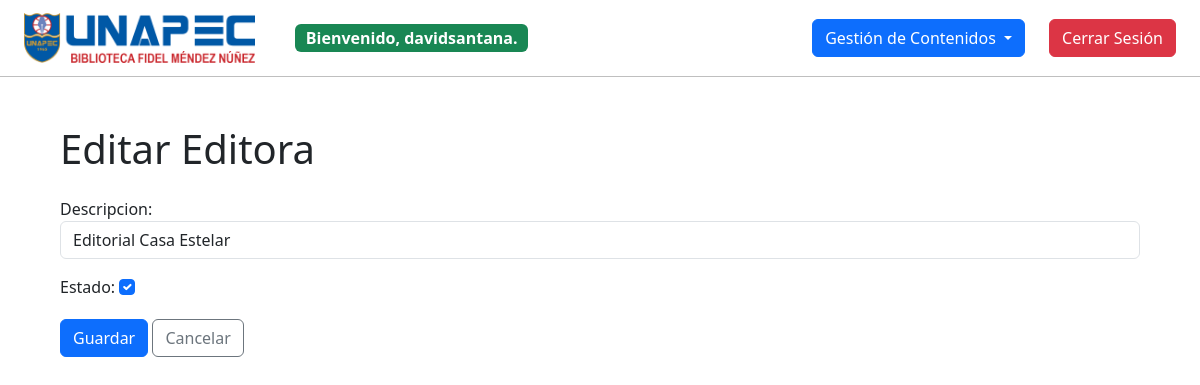
The page /editoras/2/editar/ (signed in) on the database its author committed.
### biblioteca/models.py (models this page shows, shortened)
class User(AbstractUser):
    TIPO_PERSONA_CHOICES = [
        ("F", "Física"),
        ("J", "Jurídica"),
    ]
    cedula = models.CharField(max_length=11, unique=True)
    no_carnet = models.CharField(max_length=10, unique=True)
    tipo_persona = models.CharField(
        max_length=1, choices=TIPO_PERSONA_CHOICES, blank=True, default=""
    )
    estado = models.BooleanField(default=True)
    groups = models.ManyToManyField(
        "auth.Group",
        related_name="biblioteca_user_groups",
        blank=True,
    )
    user_permissions = models.ManyToManyField(
        "auth.Permission",
        related_name="biblioteca_user_permissions",
        blank=True,
    )

class Editora(models.Model):
    descripcion = models.CharField(max_length=255)
    estado = models.BooleanField(default=True)

### biblioteca/views.py (the view)
# urls.py: path("editoras/<int:pk>/editar/", views.editora_update, name="editora_update"),
@login_required
def editora_update(request, pk):
    editora = get_object_or_404(Editora, pk=pk)
    if request.method == "POST":
        form = NewEditoraForm(request.POST, instance=editora)
        if form.is_valid():
            form.save()
            return redirect("editora_list")
    else:
        form = NewEditoraForm(instance=editora)
    return render(request, "biblioteca/editoras/editora_form.html", {"form": form})

### biblioteca/views.py
class NewEditoraForm(ModelForm):
    class Meta:
        model = Editora
        fields = ["descripcion", "estado"]
        widgets = {
            "descripcion": forms.TextInput(attrs={"class": "form-control mb-2"}),
            "estado": forms.CheckboxInput(attrs={"class": "form-check-input mb-2"}),
        }

### biblioteca/templates/biblioteca/editoras/editora_form.html (shortened to what this page needs)
{% extends 'biblioteca/layout.html' %}
{% block body %}
  <div class="container mt-4">
    <h1 class="mb-4">
      {% if form.instance.pk %}Editar{% else %}Agregar{% endif %} Editora
    </h1>
    <form method="post">
      {{ form.as_p }}
      <button type="submit" class="btn btn-primary">Guardar</button>
      <a href="{% url 'editora_list' %}" class="btn btn-outline-secondary"
        >Cancelar</a
      >
    </form>
  </div>
{% endblock %}

### biblioteca/templates/biblioteca/layout.html (shortened to what this page needs)
{% load static %}
<!doctype html>
<html lang="en">
  <head>
    <link
      href="https://cdn.jsdelivr.net/npm/bootstrap@5.3.3/dist/css/bootstrap.min.css"
      rel="stylesheet"
    />
    <link
      rel="stylesheet"
      href="https://cdn.jsdelivr.net/npm/bootstrap-icons@1.11.3/font/bootstrap-icons.min.css"
    />
    <link href="{% static 'biblioteca/styles.css' %}" rel="stylesheet" />
  </head>
  <body>
    <nav
      class="navbar navbar-expand-lg navbar-light bg-white border-bottom border-opacity-25 border-black border-bottom-1 sticky-top"
    >
      <div class="container-fluid px-4">
        <div class="d-flex gap-4">
          <a class="navbar-brand" href="{% url 'index' %}">
            <img
              src="{% static 'biblioteca/images/biblioteca.png' %}"
              alt=""
              height="50"
            />
          </a>
          <div class="d-none d-lg-flex align-items-center gap-3 me-auto">
            {% if user.is_authenticated %}
              <p class="badge text-bg-success mb-0 fs-6">
                Bienvenido, <strong>{{ user.username }}</strong>.
              </p>
            {% else %}
              <p class="badge text-bg-danger mb-0 fs-6">Sesión no iniciada.</p>
            {% endif %}
          </div>
        </div>
        <div class="d-flex gap-4">
          <div class="collapse navbar-collapse gap-4" id="navbarNav">
            {% if user.is_authenticated %}
              <ul class="navbar-nav me-auto mb-2 mb-lg-0">
                <li class="nav-item dropdown">
                  <a
                    class="btn btn-primary dropdown-toggle"
                    href="#"
                    role="button"
                    data-bs-toggle="dropdown"
                    aria-expanded="false"
                  >
                    Gestión de Contenidos
                  </a>
                </li>
              </ul>
            {% endif %}
            <ul class="navbar-nav ms-auto mb-2 mb-lg-0">
              {% if user.is_authenticated %}
                <li class="nav-item">
                  <a class="btn btn-danger fs-6" href="{% url 'logout' %}"
                    >Cerrar Sesión</a
                  >
                </li>
              {% endif %}
            </ul>
          </div>
        </div>
      </div>
    </nav>
    <main class="p-4 px-5">{% block body %}{% endblock %}</main>
  </body>
</html>

### rows shown on the page
User: username "davidsantana"
Editora: descripcion "Editorial Casa Estelar", estado "☑"
